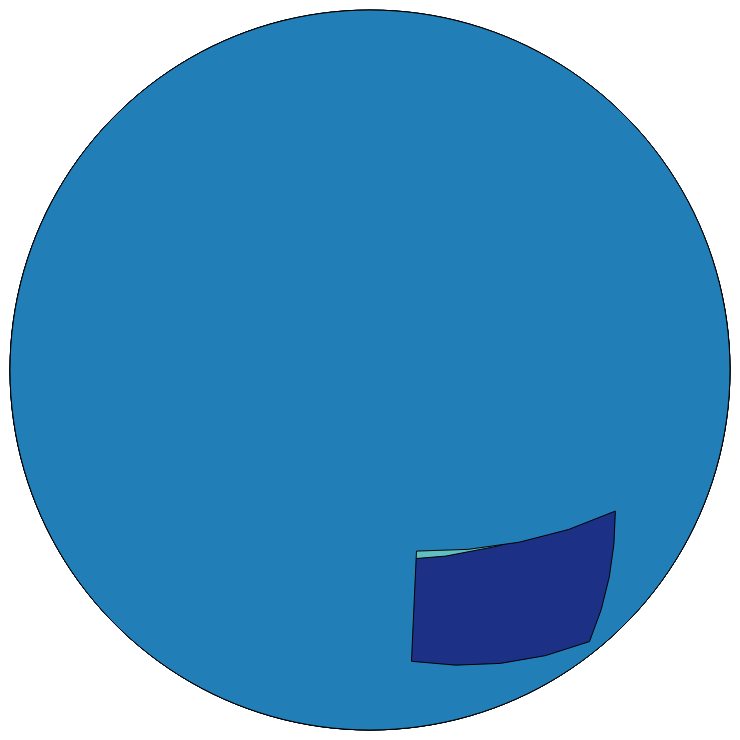

Specify this chart in Vega-Lite:
### Vega specification from a JSON file in a GitHub repository (floating-point values rounded to 4 significant figures)
{"$schema": "https://vega.github.io/schema/vega/v6.json", "autosize": "none", "background": "white", "padding": 5, "width": 360, "height": 360, "style": "view", "data": [{"name": "source_0", "values": [{"type": "Feature", "properties": {"name": "w1", "v": 1}, "geometry": {"type": "Polygon", "coordinates": [[[-170, 10], [-60, 15], [-50, 70], [-160, 65], [-170, 10]]]}}, {"type": "Feature", "properties": {"name": "w2", "v": 4}, "geometry": {"type": "Polygon", "coordinates": [[[-10, 35], [40, 35], [40, 70], [-10, 60], [-10, 35]]]}}, {"type": "Feature", "properties": {"name": "w3", "v": 8}, "geometry": {"type": "Polygon", "coordinates": [[[60, -10], [150, -10], [150, 50], [70, 40], [60, -10]]]}}, {"type": "Feature", "properties": {"name": "w4", "v": 6}, "geometry": {"type": "Polygon", "coordinates": [[[110, -40], [155, -40], [155, -12], [110, -12], [110, -40]]]}}], "format": {"type": "json"}}, {"name": "data_0", "source": "source_0", "transform": [{"type": "formula", "expr": "datum[\"properties\"] && datum[\"properties\"][\"v\"]", "as": "properties.v"}, {"type": "filter", "expr": "isValid(datum[\"properties.v\"]) && isFinite(+datum[\"properties.v\"])"}]}], "projections": [{"name": "projection", "size": {"signal": "[width, height]"}, "fit": {"signal": "data('data_0')"}, "type": "azimuthalEqualArea", "clipAngle": 90, "rotate": [-100, -30]}], "marks": [{"name": "marks", "type": "shape", "style": ["geoshape"], "from": {"data": "data_0"}, "encode": {"update": {"stroke": {"value": "black"}, "strokeWidth": {"value": 0.5}, "fill": {"scale": "color", "field": "properties\\.v"}, "ariaRoleDescription": {"value": "geoshape"}, "description": {"signal": "\"properties.v: \" + (format(datum[\"properties.v\"], \"\"))"}}}, "transform": [{"type": "geoshape", "projection": "projection"}]}], "scales": [{"name": "color", "type": "linear", "domain": {"data": "data_0", "field": "properties\\.v"}, "range": "heatmap", "interpolate": "hcl", "zero": false}], "legends": [{"fill": "color", "gradientLength": {"signal": "clamp(height, 64, 200)"}, "title": "properties.v"}]}
